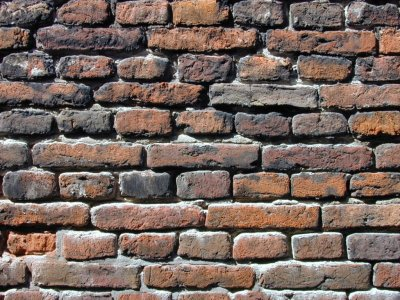
#> input picture input.jpg, 400 x 300 px, found by its file name
$ python unit_tests.py
#> lines starting #> are read from the running program, lines starting #| are printed output that depends on the picture
### Project/radial.py
import numpy as np
import cv2

import math
from dataclasses import dataclass
from typing import List, Optional, Sequence, Tuple, Literal
from project.srd_sift import SIFT
import matplotlib.pyplot as plt
import scipy.ndimage as ndi
import project.hpatches_images as hp

Array = np.ndarray


class DistortionModel:
    """
    Division-model radial distortion used by the sRD-SIFT paper.

    Coordinates are assumed to be normalized around `center` by `norm_scale`:
        x_n = (x - cx) / norm_scale
        y_n = (y - cy) / norm_scale

    The forward mapping used in the paper is x = u / (1 + xi * ||u||^2).
    This implementation works directly in distorted-image coordinates and uses
    the closed-form Jacobian reported in the paper for implicit gradient correction.

    IMPORTANT:
      * xi is NOT OpenCV's k1.
      * For barrel distortion in the paper's convention, xi is typically negative.
      * The center can be approximate; the paper reports reasonable robustness.
    """

    xi: float
    center: Tuple[float, float]
    image: Array
    radii: Array
    norm_scale: float

    def __init__(self, xi, center):
        self.xi = xi
        self.center = center

    def load_image(self, img_path):
        self.image = cv2.imread(img_path, cv2.IMREAD_COLOR)

    # [13 lines left out: functions from_image_shape, normalize_points, not called in this run]

    def radius2_from_pixels(self, x: Array, y: Array) -> Array:
        xn, yn = self.normalize_points(x, y)
        return xn * xn + yn * yn

    # [28 lines left out: functions scale_factor, jacobian_from_pixels, not called in this run]


import numpy as np
import cv2
from typing import Optional, Tuple

Array = np.ndarray


def generate_distorted_image(
    image: np.array,
    xi: float,
    center: Optional[Tuple[float, float]] = None,
    norm_scale: Optional[float] = None,
    interpolation: int = cv2.INTER_CUBIC,
    border_mode: int = cv2.BORDER_CONSTANT#cv2.BORDER_REFLECT101 #,
) -> Tuple[np.array, Tuple[float, float], float]:
    """
    Generate a radially distorted image using the same division model as
    the sRD-SIFT paper.

    Model in normalized coordinates:
        u = x / (1 + xi * r_d^2)
        v = y / (1 + xi * r_d^2)

    where:
        (x, y) = distorted normalized coordinates
        (u, v) = undistorted normalized coordinates
        r_d^2 = x^2 + y^2

    This function uses backward warping:
    for each distorted output pixel, compute the corresponding undistorted
    source coordinate and sample from the input image.

    Parameters
    ----------
    image : ndarray
        Input undistorted image, grayscale or color.
    xi : float
        Division-model radial distortion parameter.
        In the paper, typical radial compression corresponds to xi < 0.
    center : (cx, cy), optional
        Distortion center in pixel coordinates.
        Defaults to the image center.
    norm_scale : float, optional
        Normalization scale for coordinates.
        Defaults to max(h, w) * 0.5.
    interpolation : OpenCV interpolation flag
    border_mode : OpenCV border mode

    Returns
    -------
    distorted : ndarray
        Distorted output image.
    center : tuple
        Distortion center used.
    norm_scale : float
        Coordinate normalization scale used.
    """
    h, w = image.shape[:2]

    if center is None:
        center = ((w - 1) * 0.5, (h - 1) * 0.5)
    if norm_scale is None:
        norm_scale = max(h, w) * 0.5
        #norm_scale = np.sqrt((h/2)**2+(w/2)**2)

    #norm_scale = 1

    cx, cy = center
    s = float(norm_scale)

    # Grid of output distorted-image pixel centers
    yy, xx = np.mgrid[0:h, 0:w].astype(np.float32)

    # Distorted normalized coordinates
    xd = (xx - cx) / s
    yd = (yy - cy) / s
    rd2 = xd * xd + yd * yd

    # Inverse division model from distorted -> undistorted
    denom = (1.0 + xi * rd2)

    # Avoid division near singularities
    eps = 1e-8
    valid = (np.abs(denom) > eps)

    xu = np.empty_like(xd, dtype=np.float32)
    yu = np.empty_like(yd, dtype=np.float32)

    xu[valid] = xd[valid] / denom[valid]
    yu[valid] = yd[valid] / denom[valid]

    # For invalid points, send sampling outside image so remap fills from border mode
    xu[~valid] = 1e9
    yu[~valid] = 1e9

    # Back to pixel coordinates in the undistorted source image
    map_x = xu * s + cx
    map_y = yu * s + cy

    distorted = cv2.remap(
        image,
        map_x.astype(np.float32),
        map_y.astype(np.float32),
        interpolation=interpolation,
        borderMode=border_mode,
    )

    return distorted, center, s


# [101 lines left out: function undistort_image, not called in this run]


A = 1.0 / 1.333

# [165 lines left out: functions water, make_division_distortion_func, not called in this run]

# [132 lines of commented-out code are left out]

### Project/srd_sift.py
import math

from numba import jit
from numba import int64, float64
from numba.typed import List
from numba.experimental import jitclass

from tqdm import tqdm

import numpy as np
import scipy.ndimage as ndi

import skimage

from skimage._shared.utils import check_nD, _supported_float_type
from skimage.feature.util import DescriptorExtractor, FeatureDetector
from skimage._shared.filters import gaussian
from skimage.transform import rescale
from skimage.util import img_as_float
from skimage.feature._sift import _local_max, _ori_distances, _update_histogram


# [148 lines left out: functions _edgeness, _sparse_gradient, _hessian, _offsets, _apply_kernels, not called in this run]


# spec = {
#     'upsampling': int64,
#     'n_octaves': int64,
#     'n_scales': int64,
#     'sigma_min': float64,
#     'sigma_in': float64,
#     'c_dog': float64,
#     'c_edge': float64,
#     'n_bins': int64,
#     'lambda_ori': float64,
#     'c_max': float64,
#     'lambda_descr': float64,
#     'n_hist': int64,
#     'n_ori': int64,
# }

class SIFT(FeatureDetector, DescriptorExtractor):
    """SIFT feature detection and descriptor extraction.

    Parameters
    ----------
    upsampling : int, optional
        Prior to the feature detection the image is upscaled by a factor
        of 1 (no upscaling), 2 or 4. Method: Bi-cubic interpolation.
    n_octaves : int, optional
        Maximum number of octaves. With every octave the image size is
        halved and the sigma doubled. The number of octaves will be
        reduced as needed to keep at least 12 pixels along each dimension
        at the smallest scale.
    n_scales : int, optional
        Maximum number of scales in every octave.
    sigma_min : float, optional
        The blur level of the seed image. If upsampling is enabled
        sigma_min is scaled by factor 1/upsampling
    sigma_in : float, optional
        The assumed blur level of the input image.
    c_dog : float, optional
        Threshold to discard low contrast extrema in the DoG. It's final
        value is dependent on n_scales by the relation:
        final_c_dog = (2^(1/n_scales)-1) / (2^(1/3)-1) * c_dog
    c_edge : float, optional
        Threshold to discard extrema that lie in edges. If H is the
        Hessian of an extremum, its "edgeness" is described by
        tr(H)²/det(H). If the edgeness is higher than
        (c_edge + 1)²/c_edge, the extremum is discarded.
    n_bins : int, optional
        Number of bins in the histogram that describes the gradient
        orientations around keypoint.
    lambda_ori : float, optional
        The window used to find the reference orientation of a keypoint
        has a width of 6 * lambda_ori * sigma and is weighted by a
        standard deviation of 2 * lambda_ori * sigma.
    c_max : float, optional
        The threshold at which a secondary peak in the orientation
        histogram is accepted as orientation
    lambda_descr : float, optional
        The window used to define the descriptor of a keypoint has a width
        of 2 * lambda_descr * sigma * (n_hist+1)/n_hist and is weighted by
        a standard deviation of lambda_descr * sigma.
    n_hist : int, optional
        The window used to define the descriptor of a keypoint consists of
        n_hist * n_hist histograms.
    n_ori : int, optional
        The number of bins in the histograms of the descriptor patch.

    Attributes
    ----------
    delta_min : float
        The sampling distance of the first octave. It's final value is
        1/upsampling.
    float_dtype : type
        The datatype of the image.
    scalespace_sigmas : (n_octaves, n_scales + 3) array
        The sigma value of all scales in all octaves.
    keypoints : ndarray of shape (N, 2)
        Keypoint coordinates as ``(row, col)``.
    positions : ndarray of shape (N, 2)
        Subpixel-precision keypoint coordinates as ``(row, col)``.
    sigmas : ndarray of shape (N,)
        The corresponding sigma (blur) value of a keypoint.
    scales : ndarray of shape (N,)
        The corresponding scale of a keypoint.
    orientations : ndarray of shape (N,)
        The orientations of the gradient around every keypoint.
    octaves : ndarray of shape (N,)
        The corresponding octave of a keypoint.
    descriptors : ndarray of shape (N, n_hist*n_hist*n_ori)
        The descriptors of a keypoint.

    Notes
    -----
    The SIFT algorithm was developed by David Lowe [1]_, [2]_ and later
    patented by the University of British Columbia. Since the patent expired in
    2020 it's free to use. The implementation here closely follows the
    detailed description in [3]_, including use of the same default parameters.

    References
    ----------
    .. [1] D.G. Lowe. "Object recognition from local scale-invariant
           features", Proceedings of the Seventh IEEE International
           Conference on Computer Vision, 1999, vol.2, pp. 1150-1157.
           :DOI:`10.1109/ICCV.1999.790410`

    .. [2] D.G. Lowe. "Distinctive Image Features from Scale-Invariant
           Keypoints", International Journal of Computer Vision, 2004,
           vol. 60, pp. 91–110.
           :DOI:`10.1023/B:VISI.0000029664.99615.94`

    .. [3] I. R. Otero and M. Delbracio. "Anatomy of the SIFT Method",
           Image Processing On Line, 4 (2014), pp. 370–396.
           :DOI:`10.5201/ipol.2014.82`

    Examples
    --------
    >>> from skimage.feature import SIFT, match_descriptors
    >>> from skimage.data import camera
    >>> from skimage.transform import rotate
    >>> img1 = camera()
    >>> img2 = rotate(camera(), 90)
    >>> detector_extractor1 = SIFT()
    >>> detector_extractor2 = SIFT()
    >>> detector_extractor1.detect_and_extract(img1)
    >>> detector_extractor2.detect_and_extract(img2)
    >>> matches = match_descriptors(detector_extractor1.descriptors,
    ...                             detector_extractor2.descriptors,
    ...                             max_ratio=0.6)
    >>> matches[10:15]
    array([[ 10, 412],
           [ 11, 417],
           [ 12, 407],
           [ 13, 411],
           [ 14, 406]])
    >>> detector_extractor1.keypoints[matches[10:15, 0]]
    array([[ 95, 214],
           [ 97, 211],
           [ 97, 218],
           [102, 215],
           [104, 218]])
    >>> detector_extractor2.keypoints[matches[10:15, 1]]
    array([[297,  95],
           [301,  97],
           [294,  97],
           [297, 102],
           [293, 104]])

    """

    def __init__(
        self,
        upsampling=2,
        n_octaves=8,
        n_scales=3,
        sigma_min=1.6,
        sigma_in=0.5,
        c_dog=0.04 / 3,
        c_edge=10,
        n_bins=36,
        lambda_ori=1.5,
        c_max=0.8,
        lambda_descr=6,
        n_hist=4,
        n_ori=8,
        use_jacobian_correction = True,
        xi = 0.0,
    ):
        if upsampling in [1, 2, 4]:
            self.upsampling = upsampling
        else:
            raise ValueError("upsampling must be 1, 2 or 4")
        self.n_octaves = n_octaves
        self.n_scales = n_scales
        self.sigma_min = sigma_min / upsampling
        self.sigma_in = sigma_in
        self.c_dog = (2 ** (1 / n_scales) - 1) / (2 ** (1 / 3) - 1) * c_dog
        self.c_edge = c_edge
        self.n_bins = n_bins
        self.lambda_ori = lambda_ori
        self.c_max = c_max
        self.lambda_descr = lambda_descr
        self.n_hist = n_hist
        self.n_ori = n_ori
        self.delta_min = 1 / upsampling
        self.float_dtype = None
        self.scalespace_sigmas = None
        self.keypoints = None
        self.positions = None
        self.sigmas = None
        self.scales = None
        self.orientations = None
        self.octaves = None
        self.descriptors = None
        self.kernels = None
        self.flat_kernels = None
        self.r2_maps = None
        self.norm_scale = None
        self.sigmas_from_base = None
        self.r2_indicies = None
        self.jacobians = None
        self.use_jacobian_correction = use_jacobian_correction
        self.xi = xi

    @property
    def deltas(self):
        """The sampling distances of all octaves"""
        deltas = self.delta_min * np.power(
            2, np.arange(self.n_octaves), dtype=self.float_dtype
        )
        return deltas

    def _set_number_of_octaves(self, image_shape):
        size_min = 12  # minimum size of last octave
        s0 = min(image_shape) * self.upsampling
        max_octaves = int(math.log2(s0 / size_min) + 1)
        if max_octaves < self.n_octaves:
            self.n_octaves = max_octaves

    def _create_jacobians(self, image_shape, xi, center = None, n_bins = 1000, truncate = 4.0):
        h, w = image_shape

        # match the image size used by _create_scalespace
        if self.upsampling > 1:
            h = int(round(h * self.upsampling))
            w = int(round(w * self.upsampling))

        if center is None:
            cx0 = (w - 1) / 2.0
            cy0 = (h - 1) / 2.0
        else:
            cx0 = center[0] * self.upsampling
            cy0 = center[1] * self.upsampling

        self.norm_scale = max(h, w) / 2


        def jacobian(x,y,r):
            # [7 lines of commented-out code are left out]

            r2 = x*x + y*y
            J = np.empty((2, 2), dtype=np.float64)

            # [7 lines of commented-out code are left out]

            a = 1.0 + xi * r2
            b = 1.0 - xi * r2

            pref = a / b

            J[0, 0] = pref * (1.0 - xi * r2 + 2.0 * xi * x * x)
            J[0, 1] = pref * (2.0 * xi * x * y)
            J[1, 0] = pref * (2.0 * xi * x * y)
            J[1, 1] = pref * (1.0 - xi * r2 + 2.0 * xi * y * y)
            return J

        jacobians = []
        r2_maps = []
        r2_indicies = []

        for o in range(self.n_octaves):

            ho = math.ceil(h / (2**o))
            wo = math.ceil(w / (2**o))
            cxo = cx0 / (2**o)
            cyo = cy0 / (2**o)
            norm_scale_octave = self.norm_scale / (2 ** o)

            yy, xx = np.indices((ho, wo), dtype=np.float64)
            r2_map = (((xx - cxo) ** 2 + (yy - cyo) ** 2) / norm_scale_octave**2)
            # [5 lines of commented-out code are left out]

            octave_jacobians = np.zeros((ho, wo, 2, 2))

            for i in range(r2_map.shape[0]):
                for j in range(r2_map.shape[1]):
                    x = (j - cxo) / norm_scale_octave
                    y = (i - cyo) / norm_scale_octave
                    octave_jacobians[i,j] = (jacobian(x, y, r2_map[i, j]))

            jacobians.append(octave_jacobians)

        self.jacobians = jacobians
        #self.r2_maps = r2_maps
        #self.r2_indicies = r2_indicies

        J0 = self.jacobians[0]
        # [4 lines of commented-out code are left out]

        return jacobians#, r2_maps


    def _create_1d_gaussians(self, image_shape, xi, center = None, n_bins = 1000, truncate = 4.0):

        h, w = image_shape

        # match the image size used by _create_scalespace
        if self.upsampling > 1:
            h = int(round(h * self.upsampling))
            w = int(round(w * self.upsampling))

        if center is None:
            cx0 = (w - 1) / 2.0
            cy0 = (h - 1) / 2.0
        else:
            cx0 = center[0] * self.upsampling
            cy0 = center[1] * self.upsampling

        self.norm_scale = max(h, w) / 2

        # same sigma bookkeeping as skimage SIFT
        tmp = np.power(2, np.arange(self.n_scales + 3) / self.n_scales) * self.sigma_min
        sigmas = self.deltas[:, np.newaxis] / self.deltas[0] * tmp[np.newaxis, :]
        self.scalespace_sigmas = (
                self.deltas[:, np.newaxis] / self.deltas[0]
            ) * tmp[np.newaxis, :]


        # for exact-paper construction from octave base:
        # use blur-from-base sigmas, not incremental sigmas
        sigma_from_base = np.zeros_like(sigmas)

        for o in range(self.n_octaves):
            for s in range(1, self.n_scales + 3):
                sigma_abs = math.sqrt(
                    max(sigmas[o, s] ** 2 - sigmas[o, 0] ** 2, 0.0)
                )
                sigma_from_base[o, s] = sigma_abs / self.deltas[o]

        self.sigmas_from_base = sigma_from_base


        def kernel1d(s):
            s = max(float(s), 1e-12)
            rad = max(1, int(truncate * s + 0.5))
            x = np.arange(-rad, rad + 1, dtype=np.float64)
            k = np.exp(-(x * x) / (2.0 * s * s))
            return k / k.sum()

        kernels = []
        r2_maps = []
        r2_indicies = []

        for o in range(self.n_octaves):

            ho = math.ceil(h / (2**o))
            wo = math.ceil(w / (2**o))
            cxo = cx0 / (2**o)
            cyo = cy0 / (2**o)
            norm_scale_octave = self.norm_scale / (2 ** o)

            yy, xx = np.indices((ho, wo), dtype=np.float64)
            r2_map = (((xx - cxo) ** 2 + (yy - cyo) ** 2) / norm_scale_octave**2)
            # [4 lines of commented-out code are left out]
            r2_maps.append(r2_map)

            unique_r2, r2_index = np.unique(r2_map, return_inverse= True)
            r2_index = r2_index.reshape(r2_map.shape)
            r2_indicies.append(r2_index)
            #kernels[o].append([])
            octave_kernels = []

            for s_idx in range(self.n_scales + 3):
                s = float(sigma_from_base[o][s_idx])
                scale_kernels = [None] * len(unique_r2)
                #kernels[o].append([])
                #flat_kernels.setdefault(s, {})

                for r_idx in range(len(unique_r2)):
                    #if r2 not in flat_kernels[s]:
                    #r_val = r2 * r2_max / (n_bins - 1)
                    sigma_r = s * (1.0 + xi * unique_r2[r_idx])
                    scale_kernels[r_idx] = (kernel1d(sigma_r))
                    #kernels[o][s][r2] = flat_kernels[s][r2]
                octave_kernels.append(scale_kernels)
            kernels.append(octave_kernels)

        #self.flat_kernels = flat_kernels
        self.kernels = kernels
        self.r2_maps = r2_maps
        self.r2_indicies = r2_indicies

        # key = list(kernels[0].keys())[0]
        # key2 = list(kernels[0][key].keys())[10000]
        # print(kernels[0][key][0], kernels[0][key][key2])

        return kernels, r2_maps

    # [377 lines left out: functions _create_1d_water_gaussians, _apply_kernels, _create_rd_scalespace, _create_scalespace, _inrange, _find_localize_evaluate, not called in this run]

    def _fit(self, h):
        """Refine the position of the peak by fitting it to a parabola"""
        return (h[0] - h[2]) / (2 * (h[0] + h[2] - 2 * h[1]))

    # [350 lines left out: functions _gradient_transform_matrix, _apply_jacobians_to_patch_gradients, _apply_jacobians_to_point_gradients, _local_rd_scale_factor, _compute_orientation, _rotate and 1 more, not called in this run]

    def _preprocess(self, image):
        check_nD(image, 2)
        image = img_as_float(image)
        self.float_dtype = _supported_float_type(image.dtype)
        image = image.astype(self.float_dtype, copy=False)

        self._set_number_of_octaves(image.shape)
        return image

    # [41 lines left out: functions detect, extract, not called in this run]

    def detect_and_extract(self, image, mode):
        """Detect the keypoints and extract their descriptors.

        Parameters
        ----------
        image : 2D array
            Input image.

        """
        image = self._preprocess(image)

        if (mode == 0):
            gaussian_scalespace = self._create_scalespace(image)
        if (mode == 1):
            self._create_1d_gaussians(image.shape, xi=self.xi)
            self._create_jacobians(image.shape, self.xi)
            gaussian_scalespace = self._create_rd_scalespace(image)

        dog_scalespace = [np.diff(layer, axis=2) for layer in gaussian_scalespace]

        positions, scales, sigmas, octaves = self._find_localize_evaluate(
            dog_scalespace, image.shape
        )

        gradient_space = self._compute_orientation(
            positions, scales, sigmas, octaves, gaussian_scalespace
        )

        self._compute_descriptor(gradient_space)

        self.keypoints = self.positions.round().astype(int)

### tests/unit_tests.py
import cv2
import numpy as np
from Project.srd_sift import SIFT as srd_sift
from skimage.feature import SIFT, match_descriptors, plot_matched_features
import matplotlib.pyplot as plt
from Project.radial import generate_distorted_image, make_division_distortion_func
from Project.matching import Keypoints, D_MATCHER

xi = -0.9


image = cv2.imread("input.jpg")
#> image is the input picture: shape (300, 400, 3); mean B, G, R 95.3, 102.3, 118.5
gray = cv2.cvtColor(image, cv2.COLOR_BGR2GRAY)
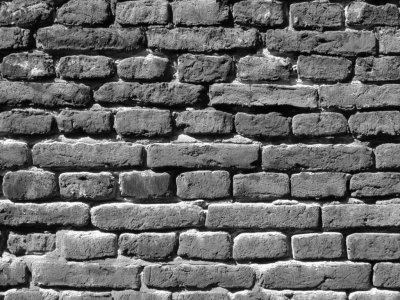
#> gray: shape (300, 400); min 0, max 255, mean 106.3

h,w = gray.shape
#> h = 300; w = 400
norm_scale = max(h, w) // 2
#> norm_scale = 200
rad = np.sqrt((h/2)**2 + (w / 2)**2)
#> rad = 250

xi = -90 / (100.0 * (rad / norm_scale) ** 2)
#> xi = -0.576
dist_gray, _, _ = generate_distorted_image(gray, xi)
#> in generate_distorted_image, `xu[valid] = xd[valid] / denom[valid]`:
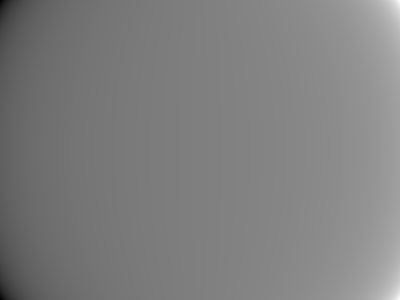
#> xu: shape (300, 400) float32; min -9.5, max 9.5, mean -3.81e-10; drawn with min black and max white
#> in generate_distorted_image, `yu[valid] = yd[valid] / denom[valid]`:
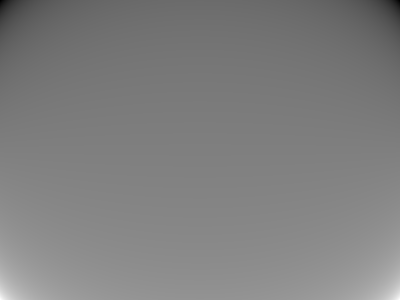
#> yu: shape (300, 400) float32; min -7.12, max 7.12, mean 8.14e-09; drawn with min black and max white
#> in generate_distorted_image, `distorted = cv2.remap( image, map_x.astype(np.float32), map_y.astype(n..`:
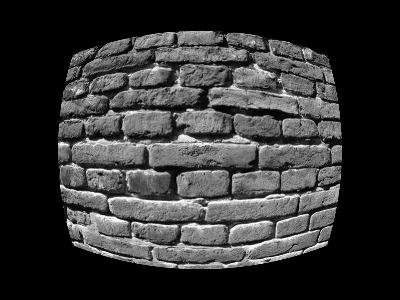
#> distorted: shape (300, 400); min 0, max 255, mean 53.4

print(xi)
#| -0.576

rd_desc = srd_sift(xi=xi, use_jacobian_correction=True)

# rd_desc._create_1d_gaussians(dist_gray.shape, xi=xi)
# (rd_desc._create_jacobians(dist_gray.shape, xi))
print("Detecting: ")
rd_desc.detect_and_extract(dist_gray, 1)
#> (the run stopped early here; a loop or call above may not have finished)
